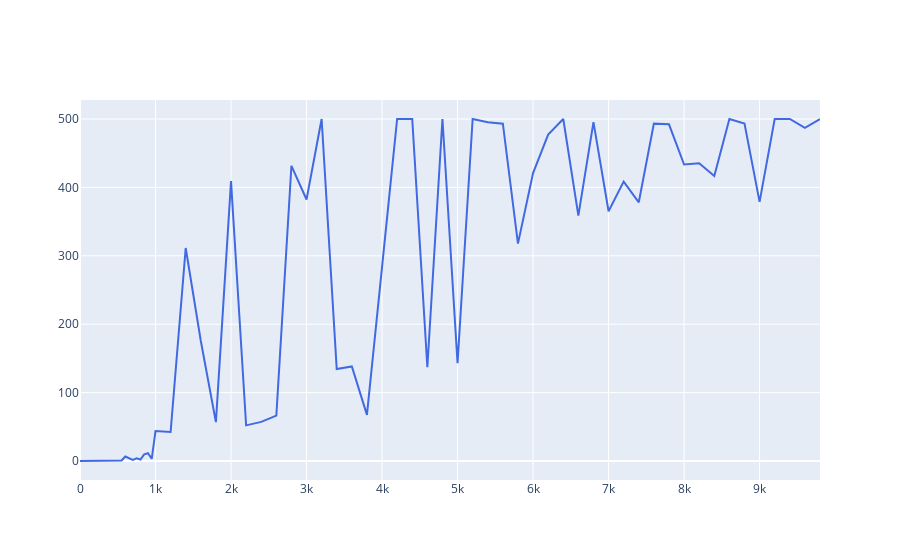

The code cell stored with this chart in its notebook:
### Code cell
fig=go.Figure()
fig.add_trace(go.Scatter(x=agentSARSA.num_ep,y=agentSARSA.S,line_color="royalblue"))
